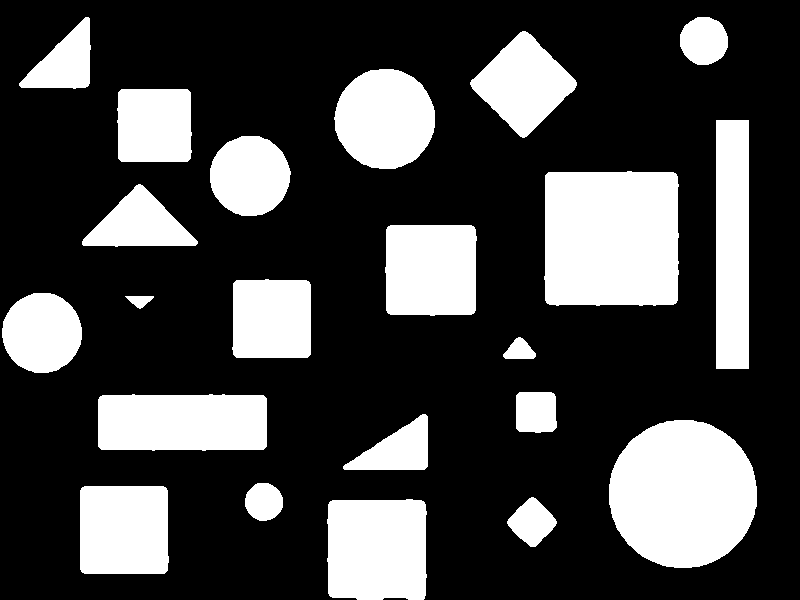
#> input picture HW#3/(7) Median3x3Itt3OnMedian.bmp, 800 x 600 px
$ python ApproxContors.py   (older library calls are emulated)
#> lines starting #> are read from the running program, lines starting #| are printed output that depends on the picture; after the words box and inside, x2 and y2 are one past the last pixel; in counts of white or black regions, pixels touching at a corner belong together
import cv2
import numpy as np
from matplotlib import pyplot as plt

imm = cv2.imread('(7) Median3x3Itt3OnMedian.bmp', 0)
#> imm: shape (600, 800); 27% white; 22 white regions
im1, contours, hierarchy = cv2.findContours(imm, cv2.RETR_TREE, cv2.CHAIN_APPROX_SIMPLE)
#> contours = 22 contours; largest, box (x1, y1, x2, y2) and area: (544, 171, 679, 306) 17439, (609, 420, 757, 568) 17094, (327, 499, 427, 600) 9500, (98, 394, 267, 451) 9069, (716, 120, 749, 369) 7936

contoursLength = len(contours)
#> contoursLength = 22
arrayOfPolygons = []
i=0
for i in range(0,contoursLength):
    cnt = contours[i]
#> cnt = contour of 50 points, box (x1, y1, x2, y2) (327, 499, 427, 600), area 9500
    epsilon = 0.045*cv2.arcLength(cnt,True)
#> epsilon = 17.56
    approx = cv2.approxPolyDP(cnt,epsilon,True)
#> approx = [[423, 501], [329, 502], [330, 596], [424, 598]]

    arrayOfPolygons.append(approx)

    imm = cv2.imread('(7) Median3x3Itt3OnMedian.bmp', 1)
#> imm is the input picture: shape (600, 800, 3); 27% white; 22 white regions, largest, box (x1, y1, x2, y2) and area: (544, 171, 679, 306) 17698, (609, 420, 757, 568) 17305, (327, 499, 427, 600) 9691

    cv2.drawContours(imm, [approx], 0, (0, 0, 255), 1)
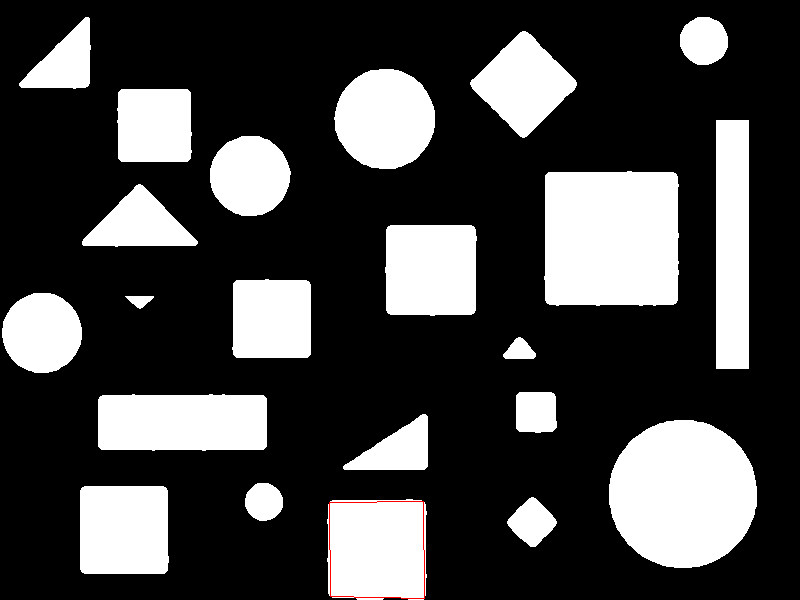
#> imm: shape (600, 800, 3); 0.08% of pixels changed, all inside (x1, y1, x2, y2) = (329, 501, 425, 599)

    cv2.imwrite('ApproxContor[' + str(i) + '].bmp', imm)
    i=i+1
#> i = 1
